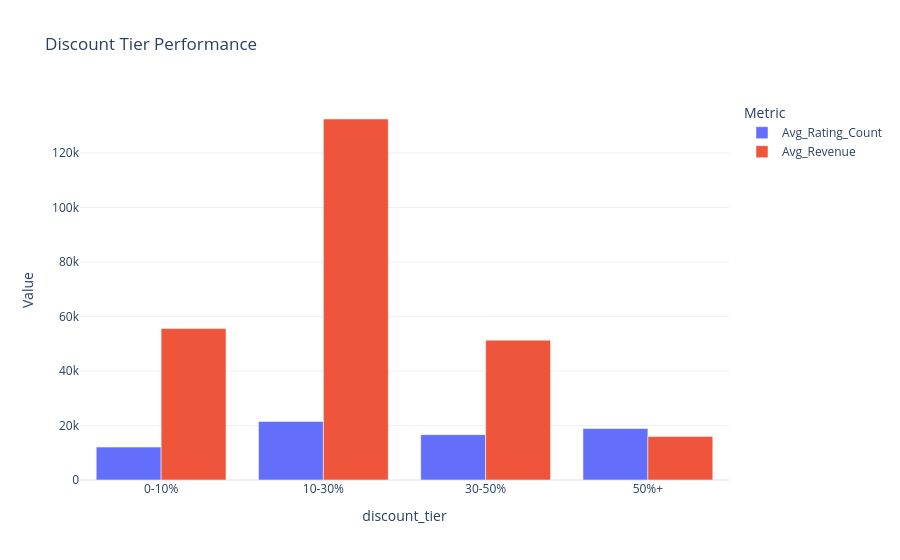

The code cell stored with this chart in its notebook:
### Code cell
comparison = tier_analysis.melt(
    id_vars="discount_tier",
    value_vars=["Avg_Rating_Count", "Avg_Revenue"],
    var_name="Metric",
    value_name="Value"
)

fig = px.bar(
    comparison,
    x="discount_tier",
    y="Value",
    color="Metric",
    barmode="group",
    title="Discount Tier Performance"
)

fig.update_layout(template="plotly_white")

fig.show()

### Figure 1 — Plotly figure (JSON) as saved in the notebook; plotly's stock layout.template omitted (floating-point values rounded to 4 significant figures)
{"data": [{"alignmentgroup": "True", "hovertemplate": "Metric=Avg_Rating_Count<br>discount_tier=%{x}<br>Value=%{y}<extra></extra>", "legendgroup": "Avg_Rating_Count", "marker": {"color": "#636efa", "pattern": {"shape": ""}}, "name": "Avg_Rating_Count", "offsetgroup": "Avg_Rating_Count", "orientation": "v", "showlegend": true, "textposition": "auto", "type": "bar", "x": ["0-10%", "10-30%", "30-50%", "50%+"], "xaxis": "x", "y": [12090.0, 21460.0, 16650.0, 18900.0], "yaxis": "y"}, {"alignmentgroup": "True", "hovertemplate": "Metric=Avg_Revenue<br>discount_tier=%{x}<br>Value=%{y}<extra></extra>", "legendgroup": "Avg_Revenue", "marker": {"color": "#EF553B", "pattern": {"shape": ""}}, "name": "Avg_Revenue", "offsetgroup": "Avg_Revenue", "orientation": "v", "showlegend": true, "textposition": "auto", "type": "bar", "x": ["0-10%", "10-30%", "30-50%", "50%+"], "xaxis": "x", "y": [55580.0, 132500.0, 51310.0, 15980.0], "yaxis": "y"}], "layout": {"barmode": "group", "legend": {"title": {"text": "Metric"}, "tracegroupgap": 0}, "title": {"text": "Discount Tier Performance"}, "xaxis": {"anchor": "y", "domain": [0, 1], "title": {"text": "discount_tier"}}, "yaxis": {"anchor": "x", "domain": [0, 1], "title": {"text": "Value"}}}}
